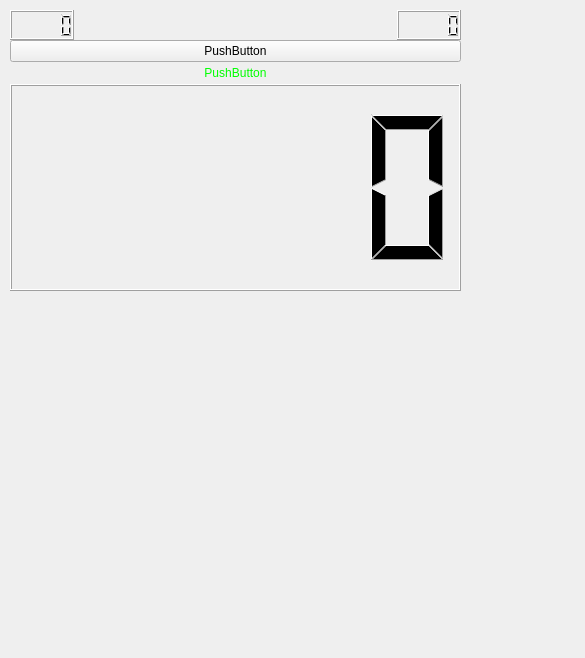
<?xml version="1.0" encoding="UTF-8"?>
<ui version="4.0">
 <class>MainWindow</class>
 <widget class="QMainWindow" name="MainWindow">
  <property name="geometry">
   <rect>
    <x>0</x>
    <y>0</y>
    <width>585</width>
    <height>658</height>
   </rect>
  </property>
  <property name="windowTitle">
   <string>Mines</string>
  </property>
  <property name="windowIcon">
   <iconset>
    <normaloff>index.jpg</normaloff>index.jpg</iconset>
  </property>
  <widget class="QWidget" name="centralwidget">
   <widget class="QWidget" name="verticalLayoutWidget">
    <property name="geometry">
     <rect>
      <x>10</x>
      <y>10</y>
      <width>451</width>
      <height>281</height>
     </rect>
    </property>
    <layout class="QVBoxLayout" name="verticalLayout" stretch="1,90">
     <property name="spacing">
      <number>0</number>
     </property>
     <item>
      <layout class="QHBoxLayout" name="horizontalLayout">
       <item>
        <widget class="QLCDNumber" name="lcdNumber"/>
       </item>
       <item>
        <spacer name="horizontalSpacer">
         <property name="orientation">
          <enum>Qt::Horizontal</enum>
         </property>
         <property name="sizeHint" stdset="0">
          <size>
           <width>40</width>
           <height>20</height>
          </size>
         </property>
        </spacer>
       </item>
       <item>
        <widget class="QPushButton" name="btn">
         <property name="enabled">
          <bool>true</bool>
         </property>
         <property name="sizePolicy">
          <sizepolicy hsizetype="Minimum" vsizetype="Minimum">
           <horstretch>0</horstretch>
           <verstretch>0</verstretch>
          </sizepolicy>
         </property>
         <property name="font">
          <font>
           <pointsize>1</pointsize>
           <stylestrategy>PreferDefault</stylestrategy>
          </font>
         </property>
         <property name="acceptDrops">
          <bool>false</bool>
         </property>
         <property name="toolTip">
          <string/>
         </property>
         <property name="statusTip">
          <string/>
         </property>
         <property name="autoFillBackground">
          <bool>false</bool>
         </property>
         <property name="styleSheet">
          <string notr="true">        QPushButton {
            color: grey;
            border-top: 3px transparent;
            border-bottom: 3px transparent;
            border-right: 10px transparent;
            border-left: 10px transparent;
        }</string>
         </property>
         <property name="text">
          <string/>
         </property>
         <property name="icon">
          <iconset>
           <normaloff>media/t-1.png</normaloff>media/t-1.png</iconset>
         </property>
         <property name="iconSize">
          <size>
           <width>30</width>
           <height>30</height>
          </size>
         </property>
         <property name="shortcut">
          <string/>
         </property>
         <property name="checkable">
          <bool>false</bool>
         </property>
         <property name="autoDefault">
          <bool>false</bool>
         </property>
         <property name="default">
          <bool>false</bool>
         </property>
         <property name="flat">
          <bool>false</bool>
         </property>
        </widget>
       </item>
       <item>
        <spacer name="horizontalSpacer_2">
         <property name="orientation">
          <enum>Qt::Horizontal</enum>
         </property>
         <property name="sizeType">
          <enum>QSizePolicy::Expanding</enum>
         </property>
         <property name="sizeHint" stdset="0">
          <size>
           <width>40</width>
           <height>30</height>
          </size>
         </property>
        </spacer>
       </item>
       <item>
        <widget class="QLCDNumber" name="lcdNumber_2"/>
       </item>
      </layout>
     </item>
     <item>
      <layout class="QGridLayout" name="gridLayout" columnstretch="0">
       <property name="spacing">
        <number>0</number>
       </property>
       <item row="1" column="0">
        <widget class="QPushButton" name="pushButton">
         <property name="styleSheet">
          <string notr="true">color: rgb(0, 255, 0);
alternate-background-color: rgb(255, 0, 0);</string>
         </property>
         <property name="text">
          <string>PushButton</string>
         </property>
         <property name="checkable">
          <bool>false</bool>
         </property>
         <property name="flat">
          <bool>true</bool>
         </property>
        </widget>
       </item>
       <item row="2" column="0">
        <widget class="QLCDNumber" name="lcdNumber_3">
         <property name="enabled">
          <bool>true</bool>
         </property>
        </widget>
       </item>
       <item row="0" column="0">
        <widget class="QPushButton" name="pushButton_3">
         <property name="text">
          <string>PushButton</string>
         </property>
        </widget>
       </item>
      </layout>
     </item>
    </layout>
   </widget>
   <widget class="QWidget" name="gridLayoutWidget">
    <property name="geometry">
     <rect>
      <x>30</x>
      <y>330</y>
      <width>61</width>
      <height>100</height>
     </rect>
    </property>
    <layout class="QGridLayout" name="grd">
     <property name="sizeConstraint">
      <enum>QLayout::SetMinAndMaxSize</enum>
     </property>
     <property name="spacing">
      <number>0</number>
     </property>
    </layout>
   </widget>
  </widget>
  <widget class="QMenuBar" name="menuBar">
   <property name="geometry">
    <rect>
     <x>0</x>
     <y>0</y>
     <width>585</width>
     <height>26</height>
    </rect>
   </property>
   <property name="styleSheet">
    <string notr="true"/>
   </property>
  </widget>
  <action name="action">
   <property name="checkable">
    <bool>false</bool>
   </property>
   <property name="text">
    <string>Новичок</string>
   </property>
  </action>
  <action name="action_2">
   <property name="text">
    <string>Любитель</string>
   </property>
  </action>
  <action name="action_3">
   <property name="text">
    <string>Профессионал</string>
   </property>
  </action>
  <action name="action_4">
   <property name="text">
    <string>Суперчеловек</string>
   </property>
  </action>
  <action name="actioncxv">
   <property name="text">
    <string>cxv</string>
   </property>
  </action>
 </widget>
 <resources/>
 <connections/>
</ui>
